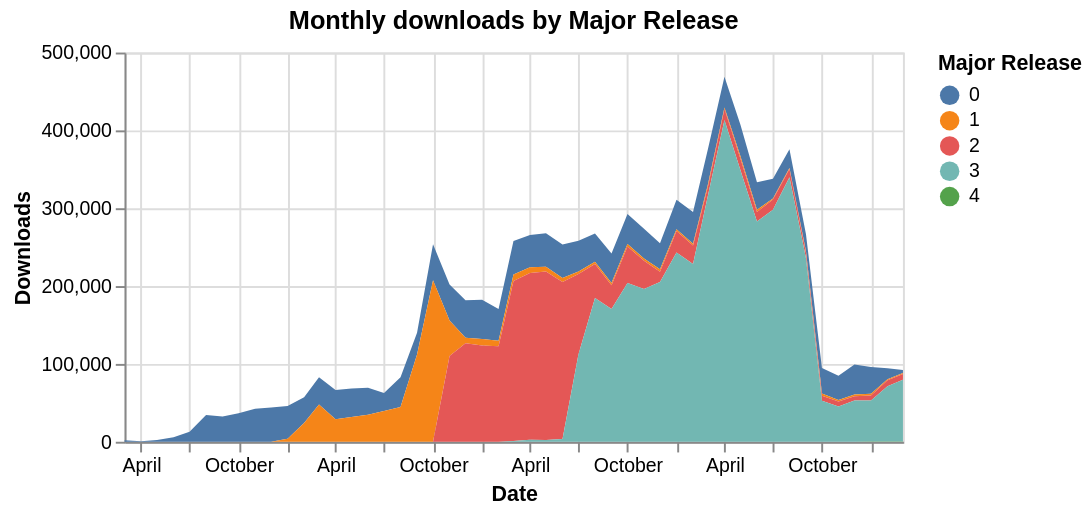

Specify this chart in Vega-Lite:
### Vega-Lite specification from a JSON file in a GitHub repository (floating-point values rounded to 4 significant figures; data arrays with more than 128 entries replaced by an {"elided": "..."} marker saying what was removed)
{"config": {"view": {"continuousWidth": 400, "continuousHeight": 300}}, "data": {"name": "data-480df929f3d7b71f214535234a3fde23"}, "mark": "area", "encoding": {"color": {"field": "major_release", "title": "Major Release", "type": "nominal"}, "tooltip": [{"field": "month", "format": "%Y-%m", "title": "Date", "type": "temporal"}, {"field": "num_downloads", "format": ",.0f", "title": "Num Downloads", "type": "quantitative"}, {"field": "major_release", "title": "Major release", "type": "nominal"}], "x": {"field": "month", "title": "Date", "type": "temporal"}, "y": {"field": "num_downloads", "title": "Downloads", "type": "quantitative"}}, "height": 200, "title": "Monthly downloads by Major Release", "$schema": "https://vega.github.io/schema/vega-lite/v4.17.0.json", "datasets": {"data-480df929f3d7b71f214535234a3fde23": {"elided": "145 records"}}}
